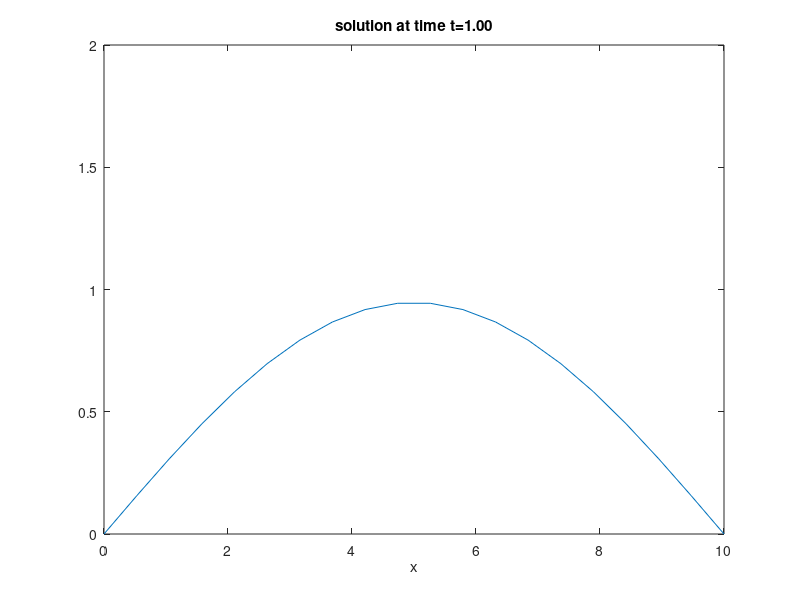
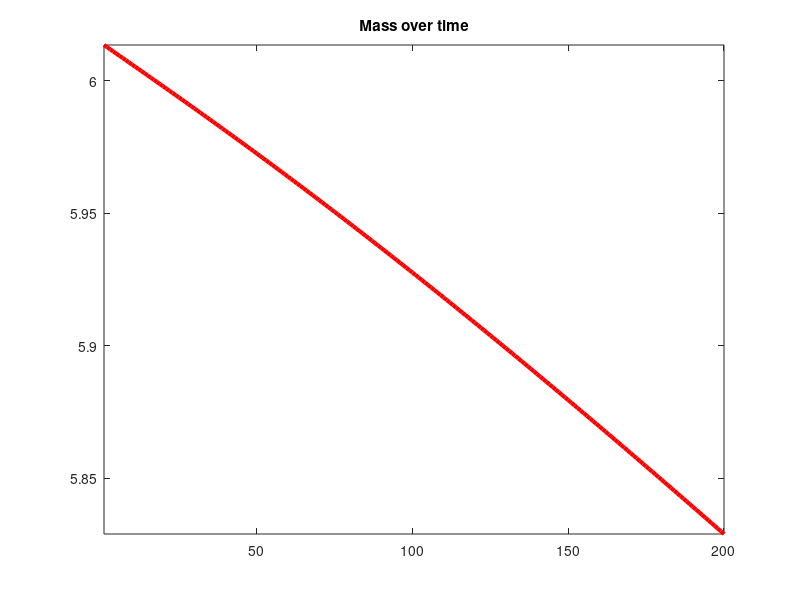

MATLAB code for these plots, in order:
%% Solve the parabolic PDE
%%    du/dt = alpha^2 d^2U/dt^2    ,  0<x<l, t>0
%%       u(x,0) = sin(pi*x/l)      ,  0<x<l, t=0
%%     u(0,t) = u(l,t) = 0   ,     t≥0


%%-- parameters

%%1b
%%T      = 100;
T=1
alpha2 = 0.5;
l      = 10;
u0 = @(x) sin(pi.*x/l);
%% 1C
%%u0 = @(x) 1+sin(2*pi.*x/l);

%%-- numerical paramters
dx = .5;
dt=0.005;
%%1b Parameters
%%dt = 0.25;
ld = alpha2/dx^2*dt;

%% init
nTime = floor(T/dt+.5);
nX    = floor(l/dx+.5);

%% IC
intX  = linspace(0,l,nX);
u     = u0(intX);
%%Store Mass loss
int=[];
col = linspace(1,200,200);

%%----------------------------------%%
%%-------      loop         --------%%
%%----------------------------------%%

for n=1:nTime
   %% new time step
   u_new = u;
   for i=2:(nX-1)
     u_new(i) = (1-2*ld)*u(i) + ld*(u(i-1)+u(i+1));
     
   end
   %% plot
   plot(intX,u_new)
   xlabel('x')
   axis([0 l 0 2])
   title(['solution at time t=' num2str(n*dt,'%1.2f')])
   %% update
   u = u_new;
   pause(.0001)
 end

for n=1:nTime
  %% new time step
  u = (1-2*ld)*u + ld*([u(2:end) 0] + [0 u(1:(end-1))]);
  int = [int trapz(intX,u)]; % Use this to show numerical loss of mass
 
end

%% Plot the evolution of mass over time
figure
plot(col,int,'r','linewidth',3), axis tight
title('Mass over time')





